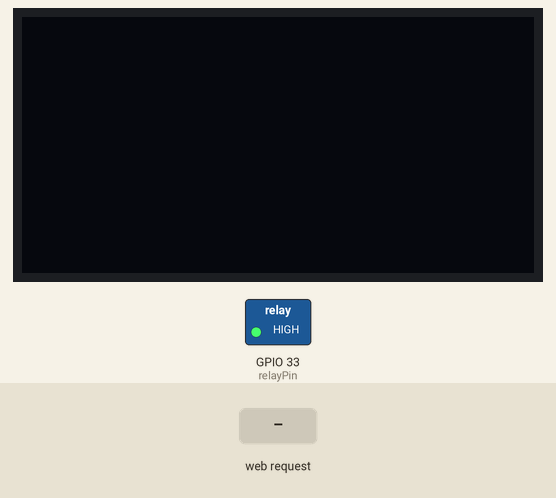
Bench run of a sketch on a simulated ESP32. On the bench: 128×64 one-colour display, switched loads named in the sketch (green lamp = pin HIGH). The test bench sets the inputs (shaded band). WiFi joins after 1.5 s; servers stay silent unless stated; the display library's start-up logo is not drawn; web services answer with replies made up by the test bench; what the sketch prints to the serial monitor is not drawn.

Above: at 5.2 s.
5.3 s: HTTP request GET /data?vibration=1 received
At 6.6 s:
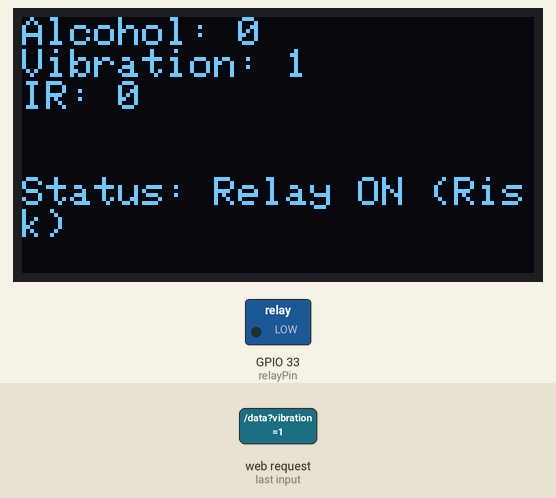
7.0 s: HTTP request GET /data?vibration=0 received
At 7.9 s:
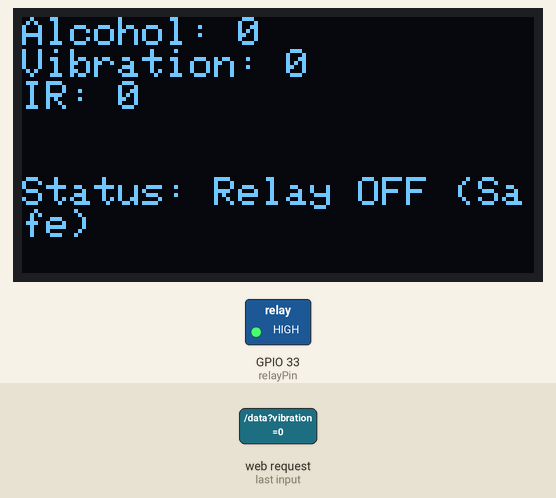
8.7 s: HTTP request GET /data?ir=1 received
At 9.2 s:
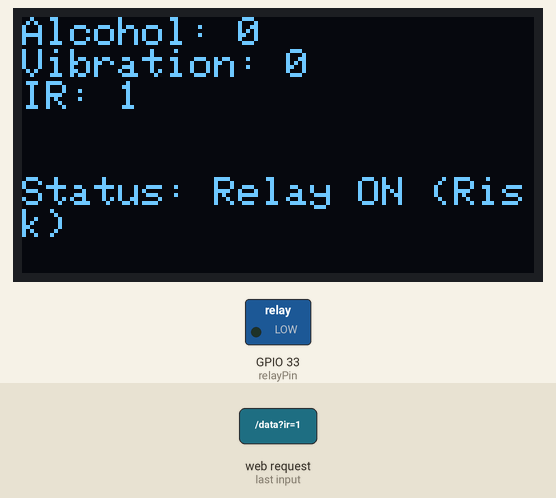
10.4 s: HTTP request GET /data?ir=120 received
At 11.7 s:
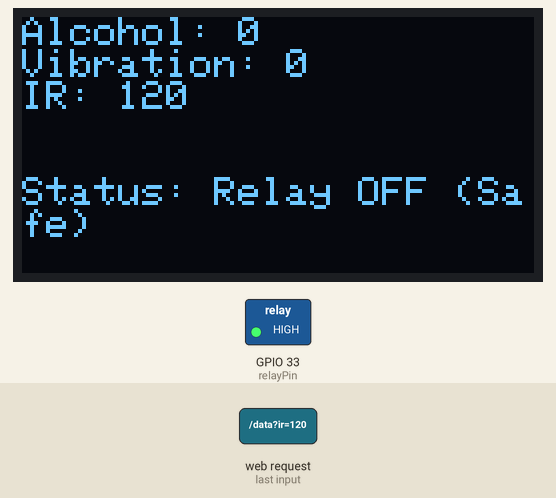
Timing chart, 0 to 13.1 s (numbered marks = the images above; inputs shaded):
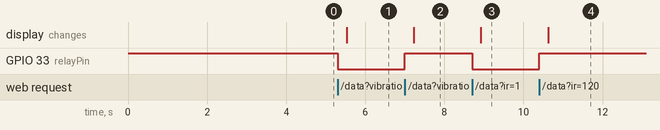

Measured:
- after the input at 5.3 s, GPIO 33 (relayPin): HIGH → LOW at once; the display: changes after 0.23 s (image 1)
- after the input at 7.0 s, GPIO 33 (relayPin): LOW → HIGH at once; the display: changes after 0.23 s (image 2)
- after the input at 8.7 s, GPIO 33 (relayPin): HIGH → LOW at once; the display: changes after 0.23 s (image 3)
- after the input at 10.4 s, GPIO 33 (relayPin): LOW → HIGH at once; the display: changes after 0.23 s (image 4)

The sketch:

ReceiverESP32.ino
```cpp
#include <WiFi.h>
#include <WebServer.h>
#include <HTTPClient.h>
#include <Wire.h>
#include <Adafruit_GFX.h>
#include <Adafruit_SSD1306.h>

// Wi-Fi credentials
const char* ssid = "A particle";
const char* password = "Talhaspot";

// Pin assignment for the relay (Assuming active LOW relay)
const int relayPin = 33;

// Telegram bot information
const char* telegramBotToken = ""; // Replace with your Telegram Bot Token
const char* chatID = ""; // Replace with your Telegram Chat ID

// Server URL for sending messages to Telegram
String telegramApiUrl = "https://api.telegram.org/bot" + String(telegramBotToken) + "/sendMessage";

// Create a WebServer object on port 80
WebServer server(80);

// OLED display settings
#define SCREEN_WIDTH 128 // OLED display width, in pixels
#define SCREEN_HEIGHT 64 // OLED display height, in pixels
#define OLED_RESET    -1 // Reset pin (not used)
Adafruit_SSD1306 display(SCREEN_WIDTH, SCREEN_HEIGHT, &Wire, OLED_RESET);

// Variables to store received sensor readings
int alcoholValue = 0;
int vibrationValue = 0;
int irValue = 0;
bool relayState = false;  // To track relay state and send message only when it changes to ON

void setup() {
  // Initialize Serial Monitor
  Serial.begin(115200);

  // Initialize relay pin as output
  pinMode(relayPin, OUTPUT);
  digitalWrite(relayPin, HIGH); // Set relay OFF initially (assuming active LOW relay)

  // Initialize OLED display
  if(!display.begin(SSD1306_SWITCHCAPVCC, 0x3C)) {
    Serial.println(F("SSD1306 allocation failed"));
    for(;;); // Don't proceed, loop forever
  }
  display.display();
  delay(2000); // Pause for 2 seconds

  // Clear the buffer
  display.clearDisplay();
  display.setTextSize(1);
  display.setTextColor(SSD1306_WHITE);

  // Connect to WiFi
  WiFi.begin(ssid, password);
  Serial.print("Connecting to Wi-Fi");

  while (WiFi.status() != WL_CONNECTED) {
    delay(1000);
    Serial.print(".");
  }
  Serial.println();
  Serial.println("Connected to Wi-Fi");
  Serial.print("IP Address: ");
  Serial.println(WiFi.localIP());

  // Define the server route for receiving data from the transmitter
  server.on("/data", handleSensorData);

  // Start the server
  server.begin();
  Serial.println("Server started");
}

void loop() {
  // Handle incoming client requests
  server.handleClient();
}

void handleSensorData() {
  // Get sensor values from query parameters
  if (server.hasArg("alcohol")) {
    alcoholValue = server.arg("alcohol").toInt();
  }
  if (server.hasArg("vibration")) {
    vibrationValue = server.arg("vibration").toInt();
  }
  if (server.hasArg("ir")) {
    irValue = server.arg("ir").toInt();
  }

  // Print received values to Serial Monitor
  Serial.print("Alcohol: ");
  Serial.println(alcoholValue);
  Serial.print("Vibration: ");
  Serial.println(vibrationValue);
  Serial.print("IR: ");
  Serial.println(irValue);

  // Control relay based on sensor readings
  if (alcoholValue > 250 || vibrationValue == 1 || irValue == 1) {
    if (!relayState) { // If relay is currently OFF
      digitalWrite(relayPin, LOW);  // Turn ON the relay (active LOW)
      relayState = true;            // Update relay state to ON
      Serial.println("Relay ON");

      // Send message to Telegram when relay is turned ON
      sendTelegramMessage("Attention please!! Risk Detected. Relay is ON.");
    }
  } else {
    if (relayState) { // If relay is currently ON
      digitalWrite(relayPin, HIGH);  // Turn OFF the relay (active LOW)
      relayState = false;            // Update relay state to OFF
      Serial.println("Relay OFF");

      // Send message to Telegram when relay is turned OFF
      sendTelegramMessage("Conditions are safe. Relay is OFF.");
    }
  }

  // Display sensor data and relay status on OLED
  updateOLED();

  // Send response to the transmitter
  server.send(200, "text/plain", "Data received and relay updated");
}

void sendTelegramMessage(String message) {
  if (WiFi.status() == WL_CONNECTED) {
    HTTPClient http;
    String url = telegramApiUrl + "?chat_id=" + String(chatID) + "&text=" + message;

    // Send the request to Telegram
    http.begin(url);
    int httpResponseCode = http.GET();

    if (httpResponseCode > 0) {
      String response = http.getString();
      Serial.println("Telegram message sent: " + response);
    } else {
      Serial.println("Error sending message to Telegram");
    }

    http.end();  // Close connection
  }
}

// Function to update OLED display with sensor readings and relay status
void updateOLED() {
  display.clearDisplay();

  // Display sensor values
  display.setCursor(0, 0);
  display.print("Alcohol: ");
  display.println(alcoholValue);
  display.print("Vibration: ");
  display.println(vibrationValue);
  display.print("IR: ");
  display.println(irValue);

  // Display relay status
  display.setCursor(0, 40);
  if (relayState) {
    display.println("Status: Relay ON (Risk)");
  } else {
    display.println("Status: Relay OFF (Safe)");
  }

  display.display();  // Update the display with new information
}
```
